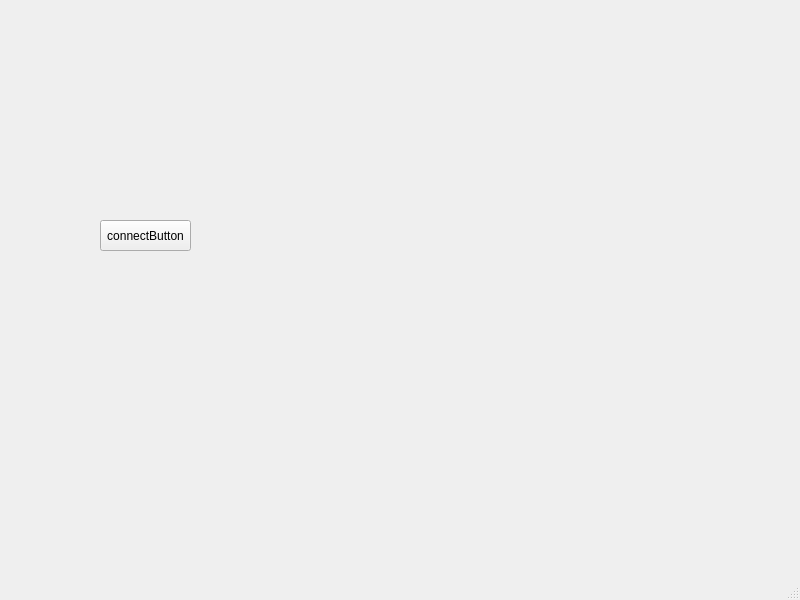
<?xml version="1.0" encoding="UTF-8"?>
<ui version="4.0">
 <class>MainWindow</class>
 <widget class="QMainWindow" name="MainWindow">
  <property name="geometry">
   <rect>
    <x>0</x>
    <y>0</y>
    <width>800</width>
    <height>600</height>
   </rect>
  </property>
  <property name="windowTitle">
   <string>MainWindow</string>
  </property>
  <widget class="QWidget" name="centralwidget">
   <widget class="QPushButton" name="connectButton">
    <property name="geometry">
     <rect>
      <x>100</x>
      <y>220</y>
      <width>91</width>
      <height>31</height>
     </rect>
    </property>
    <property name="text">
     <string>connectButton</string>
    </property>
   </widget>
  </widget>
  <widget class="QMenuBar" name="menubar">
   <property name="geometry">
    <rect>
     <x>0</x>
     <y>0</y>
     <width>800</width>
     <height>22</height>
    </rect>
   </property>
  </widget>
  <widget class="QStatusBar" name="statusbar"/>
 </widget>
 <resources/>
 <connections/>
</ui>
